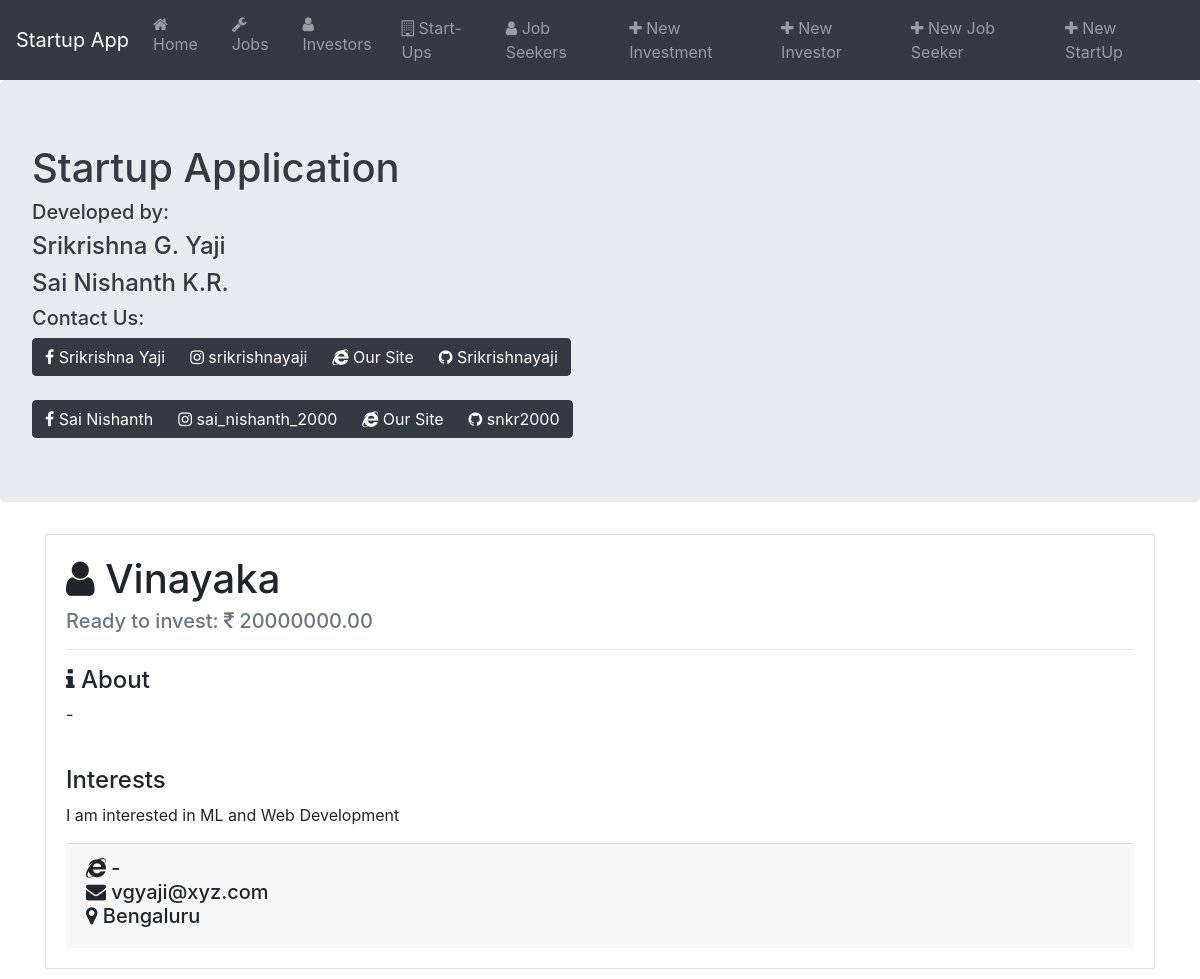
The app's page /investors/1/ with its own data.
### startup_app/models.py (models this page shows, shortened)
class Investors(models.Model):
    name  = models.CharField(max_length = 1000)
    email = models.EmailField(max_length = 1000)
    about = models.TextField(default = '-')
    interested_fields = models.TextField()
    amount_to_invest  = models.DecimalField(max_digits = 20, decimal_places = 2)
    place = models.CharField(max_length = 500)
    website = models.CharField(max_length = 1000, default = '-')

### startup_app/views.py (the view)
# urls.py: path('investors/<int:pk>/', views.InvestorDetailView.as_view(), name = 'investor-detail'),
class InvestorDetailView(DetailView):
    model = Investors
    template_name = 'startup_app/investor_detail.html'
    context_object_name = 'investor'

### startup_app/templates/startup_app/investor_detail.html (shortened to what this page needs)
{% extends "startup_app/base.html" %}
{% block content %}
<div class="card">
  <div class="card-body">
    <h1 class="card-title"> <span class="fa fa-user"></span> {{ investor.name }}</h1>
    <h5 class="card-subtitle mb-2 text-muted">Ready to invest: <span class="fa fa-inr"></span> {{ investor.amount_to_invest }}</h5>
    <hr/>
    <div class="card-text">
      <h4><span class="fa fa-info"></span> About </h4>
      <p>
        {{ investor.about }}
      </p>
      <br/>
      <h4>Interests</h4>
      <p>
        {{ investor.interested_fields }}
      </p>
      </div>
      <div class="card-footer">
      <h5>
      <span class="fa fa-internet-explorer"></span> {{ investor.website }}<br />
      <span class="fa fa-envelope"></span> {{ investor.email }}<br />
      <span class="fa fa-map-marker"></span> {{investor.place}}<br />
      </h5>
    </div>
  </div>
</div>
{% endblock content %}

### records on screen
Investors: name "Vinayaka", amount_to_invest "20000000.00", about "-", interested_fields "I am interested in ML and Web Development", website "-", email "vgyaji@xyz.com", place "Bengaluru"
